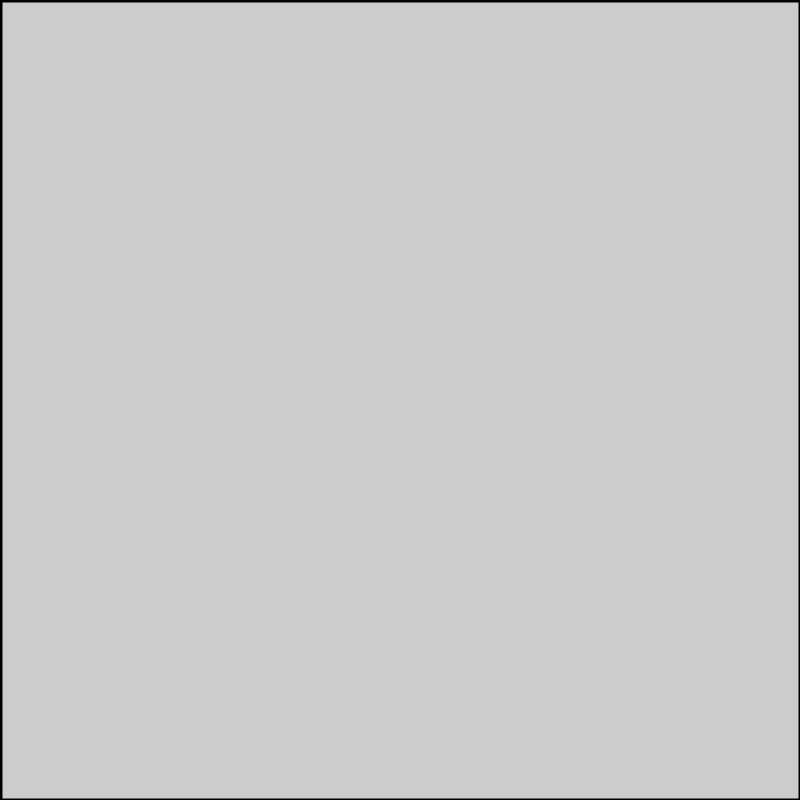
Frame 1 (no input)
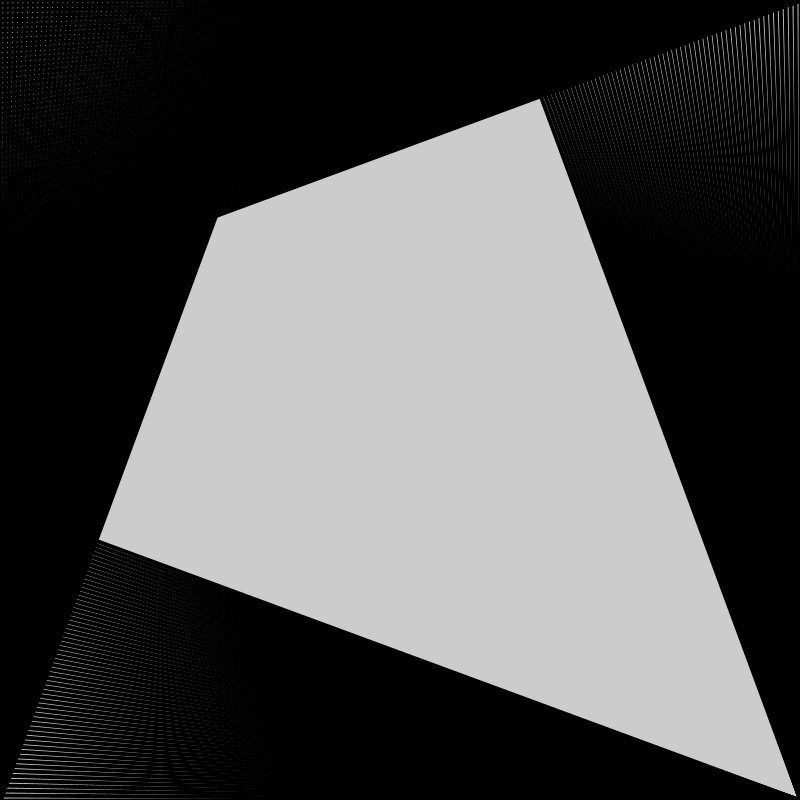
Frame 60 (the mouse pressed at the canvas centre just before this capture)
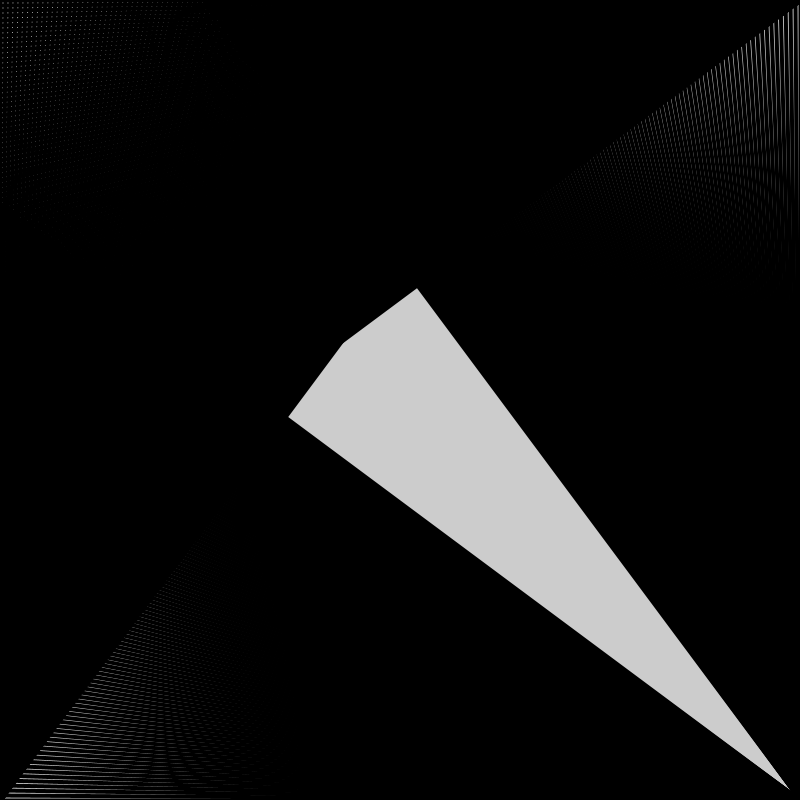
Frame 120 (the mouse held since frame 60 and released just before this capture)

The Processing sketch that drew these frames (run headless with seeded random() and noise(); from frame 60 on, the mouse is pressed at the canvas centre):

// Processing sketch: school_project
// ── school_project.pde
int right_LineX1 = 800;
int right_LineY1 = 0;
int right_LineX2 = 800;
int right_LineY2 = 800;
boolean first_rightLine_action = false;

int left_LineX1 = 0;
int left_LineY1 = 0;
int left_LineX2 = 0;
int left_LineY2 = 800;
boolean first_leftLine_action = false;

int down_LineX1 = 0;
int down_LineY1 = 800;
int down_LineX2 = 800;
int down_LineY2 = 800;
boolean first_downLine_action = false;

int top_LineX1 = 0;
int top_LineY1 = 0;
int top_LineX2 = 800;
int top_LineY2 = 0;
boolean first_topLine_action = false;

int ellipseX = 400;
int ellipseY = 400;
int ellipseH = 120;
int ellipseW = 120;
int background_check;

int r = 255;
int g = 255;
int b = 255;

boolean set = false; 
boolean eye = false;
boolean table_set = false;

int button_X = 350;
int button_Y = 330;
int button_W = 100;
int button_H = 100;

int pythonRectW = 10;
int javaRectW = 10;
int javaScriptW = 10;
int c_SharpW = 10;
int c_plusW = 10;

boolean button_background_check = false;

void setup()
{
  size(800, 800);
}

void draw()
{
  if (set == false) 
  {  
    lineAction();
  } else 
   {
    if (background_check == 0)
    {
      background_check = 1;
      background(255);
    } else 
     {
      
      if(table_set == false)
      {
        face();
        texts();
         
      } else
       {
        for(int rectY = 100; rectY <= 500;)
        {
          if (button_background_check == false)
          {
            background_check = 0;
            button_background_check = true;
          } else 
           {
             if(pythonRectW <= 600)
             {
               pythonRectW += 5;
             }else
             {
              rectY += 100;
             }
             rect(0, rectY, pythonRectW, 50);
           
             if(pythonRectW >= 600 && javaRectW <= 400)
             {
               javaRectW += 5;
             }
             rect(0,rectY, javaRectW, 50); 
         }      
        }
       }
    
    }
    
  }
  
}

void face()
{
  eye(290, 150);
  eye(515, 150);
  button();
  mouth();
}

void eye(int ellipseX, int ellipseY) 
{
  strokeWeight(5);
  if (eye == false) 
  {
    ellipseH -= 2;
    r -= 5;
    g -= 5;
    b -= 5;
    ellipseW += 1;
    stroke(0);
    fill(r, g, b);

    if (ellipseH <= 5)
    {
      eye = true;
    }
  } else {
    ellipseH += 2;   
    r += 5;
    g += 5;
    b += 5;
    ellipseW -= 1;
    stroke(0);
    fill(r, g, b);

    if (ellipseH >= 120)
    {
      eye = false;
    }
  }
  ellipse(ellipseX, ellipseY, ellipseW, ellipseH);
  fill(0);
  ellipse(ellipseX, ellipseY, ellipseW - 50, ellipseH - 50);
}

void mouth()
{
  int mouthX = 300;
  int mouthY = 500;
  int mouthW = 500;
  int mouthH = 150;

  strokeWeight(20);
  fill(255);               // applies no fill to the mouth
  arc(mouthX, mouthY, mouthW, mouthH, PI/6, PI/2 ); // position of the mouse
}

void lineAction()
{
  strokeWeight(4);
  line(right_LineX1, right_LineY1, right_LineX2, right_LineY2);
  line(left_LineX1, left_LineY1, left_LineX2, left_LineY2);
  line(down_LineX1, down_LineY1, down_LineX2, down_LineY2);
  line(top_LineX1, top_LineY1, top_LineX2, top_LineY2);   

  if (right_LineX1 >= 0 && first_rightLine_action == false)
  {
    right_LineX1 -= 5; 
    if (right_LineX1 <= 0)
    {
      first_rightLine_action = true;
    }
  }

  if (right_LineX1 >= 0 && first_rightLine_action == true)
  {
    right_LineX2 -= 5;
  }


  if (left_LineX1 <= 800 && first_leftLine_action == false)
  {
    left_LineX1 += 5; 
    if (left_LineX1 >= 800)
    {
      first_leftLine_action = true;
    }
  }


  if (left_LineX1 <= 800 && first_leftLine_action == true)
  {
    left_LineX2 += 5;
  }

  if (down_LineY1 >= 0 && first_downLine_action == false)
  {
    down_LineY1 -= 5; 

    if (down_LineY1 <= 0)
    {
      first_downLine_action = true;
    }
  }


  if (down_LineY1 >= 0 && first_downLine_action == true)
  {
    down_LineY2 -= 5;

    if (down_LineY2 <= 0)
    {
      set = true;
    }
  }

  if (top_LineY1 <= 800 && first_topLine_action == false)
  {
    top_LineY1 += 5; 

    if (top_LineY1 >= 800)
    {
      first_topLine_action = true;
    }

    if (top_LineX1 <= 800 && first_topLine_action == true)
    {
      top_LineY2 += 5;
    }
  }
}

void button()
{
  fill(255, 0, 0);
  rect(button_X, button_Y, button_W, button_H, 60);
}

void texts()
{
  strokeWeight(1);
  fill(0);
  textSize(60);
  text("+====>",0, 400);
  text("<====+",515, 400);
  textSize(20);
  text("Click me!", 355, 385); 
}

void mousePressed()
{
  if (mouseX > button_X && mouseX < button_X + button_W && mouseY > button_Y && mouseY < button_Y + button_H)
  {
   if(set == true)
   {
     table_set = true; 
   }
   
  }

}
